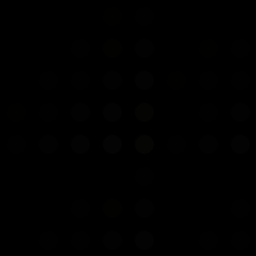
Frame 1 (no input)
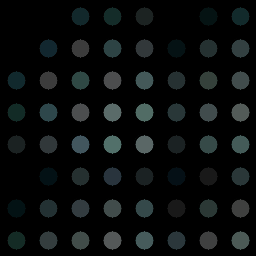
Frame 60 (the mouse pressed at the canvas centre just before this capture)
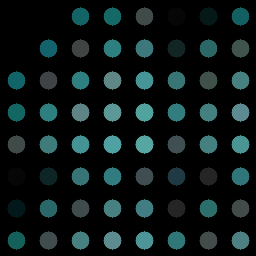
Frame 120 (the mouse held since frame 60 and released just before this capture)

The Processing sketch that drew these frames (run headless with seeded random() and noise(); from frame 60 on, the mouse is pressed at the canvas centre):

// Processing sketch: MatrixDemonstrator
// ── MatrixDemonstrator.pde
  final int width = 8;
  final int height = 8;
  
  final int size = width * 5 / 2;
  
  final int xRes = width * 32;
  final int yRes = height * 32;

/* Declare a 3D array with values for:
  * Red (0-255)
  * Blue (0-255)
  * Green (0-255)
  * Intensity (0-255)
*/
public int[][][] disp = new int[width][height][4];
  
  // Initialize "environmental" variables
  public int temp = (int)(Math.random() * 255);// (0-255)
  public int lux = (int)(Math.random() * 255); // (0-255)
  public int humidity = (int)(Math.random() * 255); // (0-255)
  
  // Set maxes and mins to be close to the temperature at the moment
  public int minTemp = temp - 20;
  public int maxTemp = temp + 20;
  public int tempRange = 40;
  public int minHumidity = humidity - 20;
  public int maxHumidity = humidity + 20;
  public int humidityRange = 40;
  public int mod = (int)(humidity / 32);
  
  // RGB Values
  public int red;
  public int green;
  public int blue;
  public int humidLevel;


void setup() {
  size(256, 256);
  frameRate(60);
  background(0);
}

/* Method to generate the next frame to display
  * Set each color to the gradient between minTemp and maxTemp
  * Use conditional logic to find out the intensity phase
  * Use modulo function to oscillate between 0 and 255 (Divisor = temp)
  */
void generate(int[][][] disp) {
  // Generate the period for the function
  // mod = mod;
  
  // Generate the range for values
  tempRange = maxTemp - minTemp;
  humidityRange = maxHumidity - minHumidity;
  
  // Generate base rgb values
  red = ((temp - minTemp) * 256) / tempRange;
  blue = 256 - red;
  green = blue;
  humidLevel = ((humidity - minHumidity) * 8 / (humidityRange)) + 1;
  int randy;
  
  for (int i = 0; i < disp.length; i++) {
    for (int j = 0; j < disp[0].length; j++) {
      
      randy = (int)(Math.random() * 32) - 16;
      
      disp[i][j][0] = red + (randy / 4);// Red
      disp[i][j][1] = green + randy; // Green
      disp[i][j][2] = blue - randy; // Blue
      disp[i][j][3] = lux * (((i % humidLevel) + 1) * ((j % humidLevel) + 1)) / 256; // Alpha
      
      }
    }
}

void draw() {
  // Slightly alter temp and lux to mimic real world conditions
  temp += (int)((Math.random() * 4) - 2);
  lux += (int)((Math.random() * 4) - 2);
  humidity += (int)((Math.random() * 4) - 2);
  
  // Make sure the values never pass the min or max
  temp = Math.min(temp, 255);
  temp = Math.max(temp, 0);
  lux = Math.min(lux, 255);
  lux = Math.max(lux, 0);
  humidity = Math.min(humidity, 255);
  humidity = Math.max(humidity, 0);
  
  // Check to see if max / min has been passed
  minTemp = Math.min(minTemp, temp);
  maxTemp = Math.max(maxTemp, temp);
  minHumidity = Math.min(minHumidity, humidity);
  maxHumidity = Math.max(maxHumidity, humidity);
  
  //System.out.print(minTemp + "\t" + temp + "\t" + maxTemp + "\n");
  System.out.print(disp[0][0][0] + "\t" + disp[0][0][1] + "\t" + disp[0][0][2] + "\n");
  System.out.println(frameRate);
  System.out.println();
  
  // Generate the next pattern
  generate(disp);
  
  for (int i = 0; i < disp.length; i++) {
    for (int j = 0; j < disp[0].length; j++) {
      // Set the fill to the specific color (RGBA format)
      fill(disp[i][j][0], disp[i][j][1], disp[i][j][2], disp[i][j][3]);
      
      // Render the circle on the screen
      int x = (i * 32) + (width * 2);
      int y = (j * 32) + (width * 2);
      ellipse(x, y, size, size);
      
      }
    }
}
